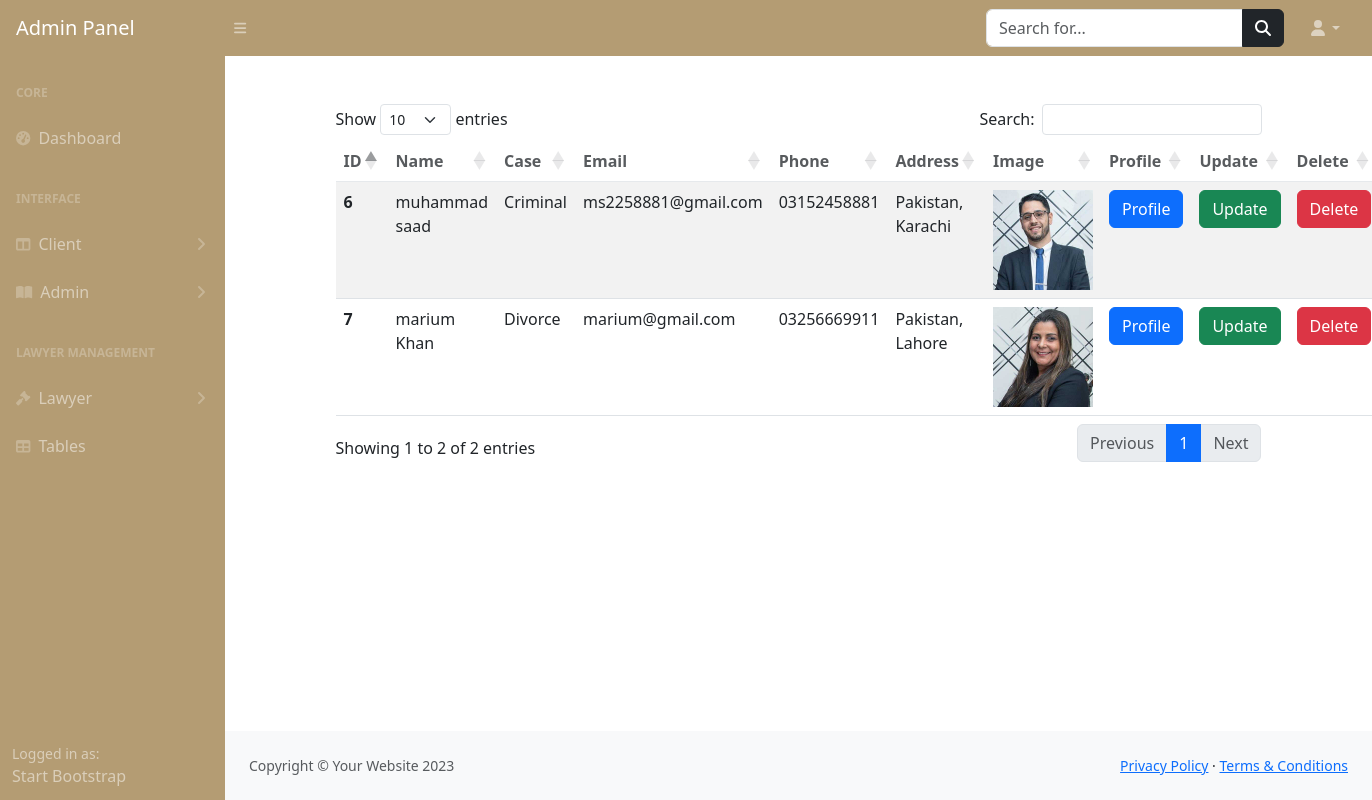
The page /admin-panel/viewlawyer.php on the database its author committed.
### tables this page shows
CREATE TABLE `lawyer` (
  `id` int(255) NOT NULL,
  `name` varchar(255) NOT NULL,
  `case` int(255) NOT NULL,
  `email` varchar(255) NOT NULL,
  `phone` varchar(255) NOT NULL,
  `address` text NOT NULL,
  `image` varchar(255) NOT NULL,
  `status` tinyint(1) NOT NULL DEFAULT 1
);

CREATE TABLE `cases` (
  `cid` int(255) NOT NULL,
  `case_name` varchar(255) NOT NULL,
  `status` tinyint(255) NOT NULL DEFAULT 1
);

### admin-panel/viewlawyer.php (the view, shortened to what this page needs)
<?php
include("includes/header.php");
include("includes/topbar.php");
include("includes/sidebar.php");
include("../config.php");
$select="SELECT *FROM `lawyer` as l inner join `cases` as c on l.case = c.cid";
$query=mysqli_query($connection,$select);
if (mysqli_num_rows($query)>0) {
?>
<div class="container mt-5">
<div class="row justify-content-center">
    <div class="col-xl-10 col-lg-12 col-md-9">
    <table id="example" class="table table-striped" style="width:100%">
        <thead class="bg-warning p-2 text-dark bg-opacity-10" style="opacity: 75%;">
            <tr>
            <th scope="col">ID</th>
            <th scope="col">Name</th>
            <th scope="col">Case</th>
            <th scope="col">Email</th>
            <th scope="col">Phone</th>
            <th scope="col">Address</th>
            <th scope="col">Image</th>
            <th scope="col">Profile</th>
            <th scope="col">Update</th>
            <th scope="col">Delete</th>
            </tr>
        </thead>
        <tbody>
            <?php
            while ($data=mysqli_fetch_assoc($query)) {
            ?>
            <tr>
            <th scope="row"><?php echo $data['id']?></th>
            <td><?php echo $data['name']?></td>
            <td><?php echo $data['case_name']?></td>
            <td><?php echo $data['email']?></td>
            <td><?php  echo $data['phone']?></td>
            <td><?php echo $data['address']?></td>
            <td><img src="<?php echo 'image/'. $data['image']?>" width="100px" height="100px" alt=""></td>
            <td ><a href="profilelawyer.php?id=<?php echo $data['id']?>" class="btn btn-primary">Profile</a></td>
            <td ><a href="update.php?id=<?php echo $data['id']?>" class="btn btn-success">Update</a></td>
            <td ><a href="deletelawyer.php?id=<?php echo $data['id']?>"  class="btn btn-danger">Delete</a></td>
        </tr>
       <?php
}
}
            ?>
        </tbody>
    </table>
    </div>
</div>
</div>
<?php
include("includes/footer.php");
?>
</body>
</html>

### admin-panel/includes/header.php (shortened to what this page needs)
<!DOCTYPE html>
<html lang="en">
    <head>
        <link href="https://cdn.jsdelivr.net/npm/simple-datatables@7.1.2/dist/style.min.css" rel="stylesheet" />
        <link href="css/styles.css" rel="stylesheet" />
        <link rel="stylesheet" href="https://cdnjs.cloudflare.com/ajax/libs/twitter-bootstrap/5.3.0/css/bootstrap.min.css">
        <link rel="stylesheet" href="https://cdn.datatables.net/1.13.7/css/dataTables.bootstrap5.min.css">
    </head>
    <body class="sb-nav-fixed">

### admin-panel/includes/topbar.php (shortened to what this page needs)
<nav class="sb-topnav navbar navbar-expand navbar-dark " style="background-color:#B49C73;">
            <a class="navbar-brand ps-3" href="index.html">Admin Panel</a>
            <button class="btn btn-link btn-sm order-1 order-lg-0 me-4 me-lg-0" id="sidebarToggle" href="#!"><i class="fas fa-bars"></i></button>
            <form class="d-none d-md-inline-block form-inline ms-auto me-0 me-md-3 my-2 my-md-0">
                <div class="input-group">
                    <input class="form-control" type="text" placeholder="Search for..." aria-label="Search for..." aria-describedby="btnNavbarSearch" />
                    <button class="btn btn-dark" id="btnNavbarSearch" type="button"><i class="fas fa-search"></i></button>
                </div>
            </form>
            <ul class="navbar-nav ms-auto ms-md-0 me-3 me-lg-4">
                <li class="nav-item dropdown">
                    <a class="nav-link dropdown-toggle" id="navbarDropdown" href="#" role="button" data-bs-toggle="dropdown" aria-expanded="false"><i class="fas fa-user fa-fw"></i></a>
                </li>
            </ul>
        </nav>

### admin-panel/includes/sidebar.php (shortened to what this page needs)
<div id="layoutSidenav">
           <div id="layoutSidenav_nav">
               <nav class="sb-sidenav accordion sb-sidenav-dark" style="background-color:#B49C73;" id="sidenavAccordion">
                   <div class="sb-sidenav-menu">
                       <div class="nav">
                           <div class="sb-sidenav-menu-heading">Core</div>
                           <a class="nav-link" href="index.php">
                               <div class="sb-nav-link-icon"><i class="fas fa-tachometer-alt"></i></div>
                               Dashboard
                           </a>
                           <div class="sb-sidenav-menu-heading">Interface</div>
                           <a class="nav-link collapsed" href="#" data-bs-toggle="collapse" data-bs-target="#collapseLayouts" aria-expanded="false" aria-controls="collapseLayouts">
                               <div class="sb-nav-link-icon"><i class="fas fa-columns"></i></div>
                               Client
                               <div class="sb-sidenav-collapse-arrow"><i class="fas fa-angle-down"></i></div>
                           </a>
                           <a class="nav-link collapsed" href="" data-bs-toggle="collapse" data-bs-target="#collapsePages" aria-expanded="false" aria-controls="collapsePages">
                               <div class="sb-nav-link-icon"><i class="fas fa-book-open"></i></div>
                               Admin
                               <div class="sb-sidenav-collapse-arrow"><i class="fas fa-angle-down"></i></div>
                           </a>
                           <div class="sb-sidenav-menu-heading">Lawyer Management</div>
                           <a class="nav-link collapsed" href="#" data-bs-toggle="collapse" data-bs-target="#collapse"  aria-controls="collapse">
                               <div class="sb-nav-link-icon"><i class="fas fa-gavel"></i></div>
                               Lawyer
                               <div class="sb-sidenav-collapse-arrow"><i class="fas fa-angle-down"></i></div>
                           </a>
                           <a class="nav-link" href="tables.html">
                               <div class="sb-nav-link-icon"><i class="fas fa-table"></i></div>
                               Tables
                           </a>
                       </div>
                   </div>
                   <div class="sb-sidenav-footer" style="background-color:#B49C73;">
                       <div class="small">Logged in as:</div>
                       Start Bootstrap
                   </div>
               </nav>
           </div>
           <div id="layoutSidenav_content">

### admin-panel/includes/footer.php (shortened to what this page needs)
<footer class="py-4 bg-light mt-auto">
                    <div class="container-fluid px-4">
                        <div class="d-flex align-items-center justify-content-between small">
                            <div class="text-muted">Copyright &copy; Your Website 2023</div>
                            <div>
                                <a href="#">Privacy Policy</a>
                                &middot;
                                <a href="#">Terms &amp; Conditions</a>
                            </div>
                        </div>
                    </div>
                </footer>
            </div>
        </div>
    </body>
</html>

### rows shown on the page
lawyer: id "6", name "muhammad saad", case.case_name "Criminal", email "ms2258881@gmail.com", phone "03152458881", address "Pakistan, Karachi", image (picture)
lawyer: id "7", name "marium Khan", case.case_name "Divorce", email "marium@gmail.com", phone "03256669911", address "Pakistan, Lahore", image (picture)
